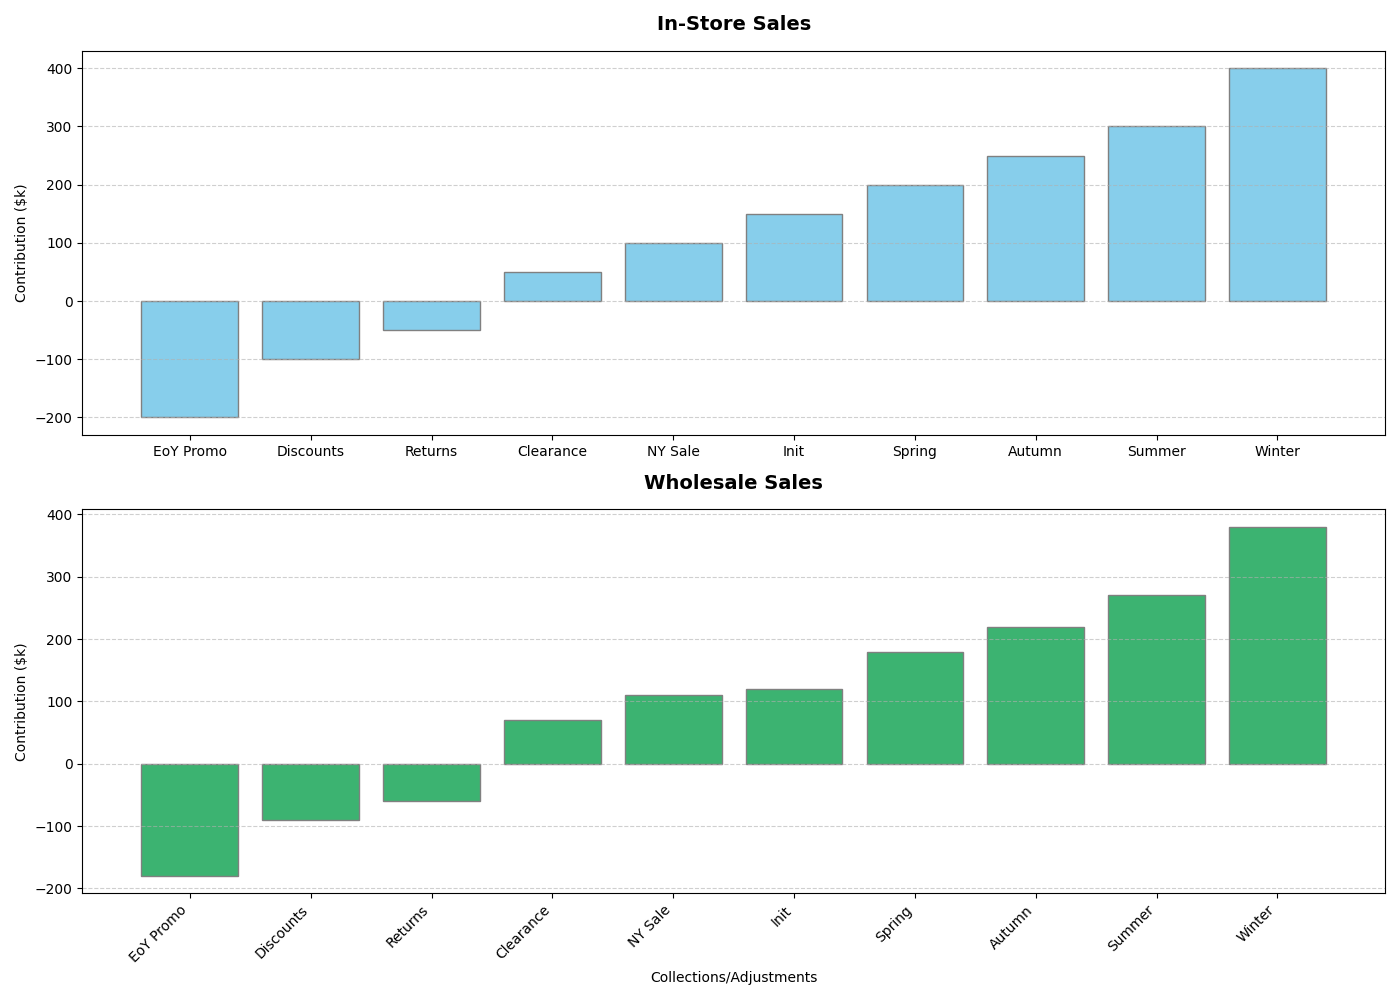

This chart was generated by the following Python code:
import matplotlib.pyplot as plt
import numpy as np

# Original sales contributions
sales_contributions_instore = [150, 200, -50, 300, -100, 250, 400, -200, 100, 50]
sales_contributions_wholesale = [120, 180, -60, 270, -90, 220, 380, -180, 110, 70]

labels = ["Init", "Spring", "Returns", "Summer", "Discounts", 
          "Autumn", "Winter", "EoY Promo", "NY Sale", "Clearance"]

# Sort indices for each sales category we are visualizing
sorted_indices_instore = np.argsort(sales_contributions_instore)
sorted_indices_wholesale = np.argsort(sales_contributions_wholesale)

# Sort data by the determined indices
sales_contributions_instore_sorted = np.array(sales_contributions_instore)[sorted_indices_instore]
sales_contributions_wholesale_sorted = np.array(sales_contributions_wholesale)[sorted_indices_wholesale]

labels_instore_sorted = np.array(labels)[sorted_indices_instore]
labels_wholesale_sorted = np.array(labels)[sorted_indices_wholesale]

# Create subplots for the remaining sales categories
fig, ax = plt.subplots(2, 1, figsize=(14, 10))

ax[0].bar(labels_instore_sorted, sales_contributions_instore_sorted, color='skyblue', edgecolor='grey')
ax[0].set_title("In-Store Sales", fontsize=14, fontweight='bold', pad=15)
ax[0].set_ylabel('Contribution ($k)', fontsize=10)
ax[0].grid(axis='y', linestyle='--', alpha=0.6)

ax[1].bar(labels_wholesale_sorted, sales_contributions_wholesale_sorted, color='mediumseagreen', edgecolor='grey')
ax[1].set_title("Wholesale Sales", fontsize=14, fontweight='bold', pad=15)
ax[1].set_ylabel('Contribution ($k)', fontsize=10)
ax[1].set_xlabel('Collections/Adjustments', fontsize=10)
ax[1].grid(axis='y', linestyle='--', alpha=0.6)

plt.xticks(rotation=45, ha='right')
plt.tight_layout()
plt.show()
